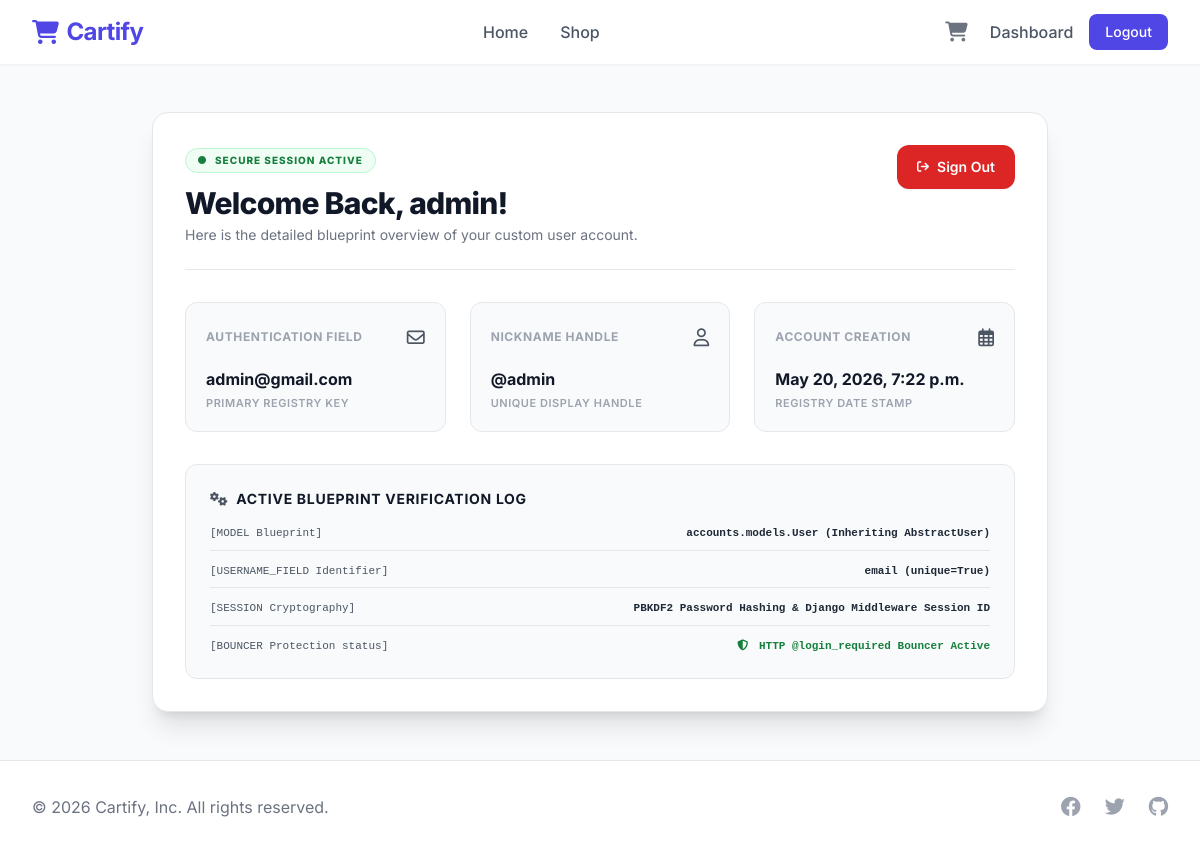
Page /dashboard/ (signed in) on the committed database.
### accounts/models.py (models this page shows)
class User(AbstractUser):
    email = models.EmailField(unique=True)
    USERNAME_FIELD = 'email'
    REQUIRED_FIELDS = ['username']

### accounts/views.py (the view)
# urls.py: path('dashboard/', views.dashboard_view, name='dashboard'),
@login_required
def dashboard_view(request):
    return render(request, 'dashboard.html')

### store/context_processors.py (called while the page is built)
def cart_item_count(request):
    if not request.user.is_authenticated:
        return {'cart_count': 0}
    try:
        items = CartItem.objects.filter(cart__user=request.user)
        total_count = sum(item.quantity for item in items)
        return {'cart_count': total_count}
    except Exception:
        return {'cart_count': 0}

### accounts/templates/dashboard.html (shortened to what this page needs)
{% extends 'base.html' %}
{% block content %}
<div class="flex items-center justify-center px-6 py-12 relative z-10 min-h-[80vh]">
    <div class="w-full max-w-4xl bg-white border border-gray-200 rounded-2xl p-8 shadow-xl space-y-8">
        <div class="flex flex-col md:flex-row md:items-center md:justify-between pb-6 border-b border-gray-200 gap-4">
            <div>
                <div class="inline-flex items-center space-x-2 px-3 py-1 bg-green-50 border border-green-200 rounded-full text-green-700 text-[10px] font-extrabold tracking-widest uppercase mb-3">
                    <i class="fa-solid fa-circle text-[8px] animate-pulse"></i> <span>Secure Session Active</span>
                </div>
                <h1 class="text-3xl font-extrabold tracking-tight text-gray-900 flex items-center">
                    Welcome Back, {{ user.username }}!
                </h1>
                <p class="text-gray-500 text-sm mt-1">Here is the detailed blueprint overview of your custom user account.</p>
            </div>
            <a href="{% url 'logout' %}" class="md:self-start py-3 px-5 bg-red-600 hover:bg-red-700 text-white font-semibold rounded-xl text-sm transition-all duration-200 shadow-sm flex items-center justify-center">
                <i class="fa-solid fa-arrow-right-from-bracket mr-2 text-xs"></i> Sign Out
            </a>
        </div>
        <div class="grid grid-cols-1 md:grid-cols-3 gap-6">
            <div class="bg-gray-50 border border-gray-200 rounded-xl p-5 flex flex-col justify-between">
                <div class="flex items-center justify-between mb-4">
                    <span class="text-gray-400 text-xs font-bold uppercase tracking-wider">Authentication Field</span>
                    <i class="fa-regular fa-envelope text-gray-600 text-lg"></i>
                </div>
                <div>
                    <h3 class="text-gray-900 text-base font-bold truncate">{{ user.email }}</h3>
                    <p class="text-gray-400 text-[11px] font-semibold mt-1 uppercase tracking-wider">Primary Registry Key</p>
                </div>
            </div>
            <div class="bg-gray-50 border border-gray-200 rounded-xl p-5 flex flex-col justify-between">
                <div class="flex items-center justify-between mb-4">
                    <span class="text-gray-400 text-xs font-bold uppercase tracking-wider">Nickname Handle</span>
                    <i class="fa-regular fa-user text-gray-600 text-lg"></i>
                </div>
                <div>
                    <h3 class="text-gray-900 text-base font-bold truncate">@{{ user.username }}</h3>
                    <p class="text-gray-400 text-[11px] font-semibold mt-1 uppercase tracking-wider">Unique Display Handle</p>
                </div>
            </div>
            <div class="bg-gray-50 border border-gray-200 rounded-xl p-5 flex flex-col justify-between">
                <div class="flex items-center justify-between mb-4">
                    <span class="text-gray-400 text-xs font-bold uppercase tracking-wider">Account Creation</span>
                    <i class="fa-regular fa-calendar-days text-gray-600 text-lg"></i>
                </div>
                <div>
                    <h3 class="text-gray-900 text-base font-bold truncate">{{ user.date_joined|date:"F j, Y, g:i a" }}</h3>
                    <p class="text-gray-400 text-[11px] font-semibold mt-1 uppercase tracking-wider">Registry Date Stamp</p>
                </div>
            </div>
        </div>
        <div class="bg-gray-50 border border-gray-200 rounded-xl p-6 space-y-4">
            <h3 class="text-sm font-bold text-gray-900 uppercase tracking-wider flex items-center">
                <i class="fa-solid fa-gears mr-2 text-gray-600"></i> Active Blueprint Verification Log
            </h3>
            <div class="space-y-3 font-mono text-[11px] text-gray-600">
                <div class="flex items-start justify-between border-b border-gray-200 pb-2">
                    <span>[MODEL Blueprint]</span>
                    <span class="text-gray-800 font-semibold">accounts.models.User (Inheriting AbstractUser)</span>
                </div>
                <div class="flex items-start justify-between border-b border-gray-200 pb-2">
                    <span>[USERNAME_FIELD Identifier]</span>
                    <span class="text-gray-800 font-semibold">email (unique=True)</span>
                </div>
                <div class="flex items-start justify-between border-b border-gray-200 pb-2">
                    <span>[SESSION Cryptography]</span>
                    <span class="text-gray-800 font-semibold">PBKDF2 Password Hashing & Django Middleware Session ID</span>
                </div>
                <div class="flex items-start justify-between">
                    <span>[BOUNCER Protection status]</span>
                    <span class="text-green-700 font-semibold"><i class="fa-solid fa-shield-halved mr-1"></i> HTTP @login_required Bouncer Active</span>
                </div>
            </div>
        </div>
    </div>
</div>
{% endblock %}

### templates/base.html (style rules this page uses)
body { font-family: 'Inter', sans-serif; background-color: #f9fafb; }

### rows in the picture
User: username "admin", email "admin@gmail.com", date_joined "May 20, 2026, 7:22 p.m."
